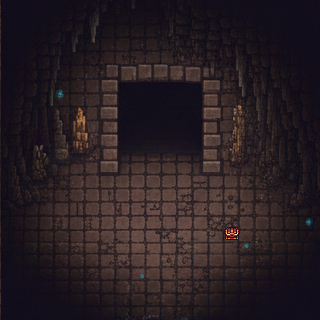

Tiled map render using the project's own tile images. Description and the whole map definition, tile-layer contents included, below:
An orthogonal 20x20 tile map with 16x16 px tiles, 2 tile layers (Calque de Tuiles 1, Calque de Tuiles 2), 2 tilesets and 19 objects (15x collision, exit_cave, spawn_cave, enter_cave_2, enter_cave_2_exit).

<map version="1.10" tiledversion="1.11.2" orientation="orthogonal" renderorder="right-down" width="20" height="20" tilewidth="16" tileheight="16" infinite="0" nextlayerid="4" nextobjectid="29">
 <tileset firstgid="1" source="Interieur-grotte-1.tsx" />
 <tileset firstgid="4097" source="All_Chest_Sprites_Combined.tsx" />
 <layer id="1" name="Calque de Tuiles 1" width="20" height="20">
  <data encoding="csv">
520,521,522,523,524,525,526,527,528,529,530,531,532,533,534,535,536,537,538,539,
584,585,586,587,588,589,590,591,592,593,594,595,596,597,598,599,600,601,602,603,
648,649,650,651,652,653,654,655,656,657,658,659,660,661,662,663,664,665,666,667,
712,713,714,715,716,717,718,719,720,721,722,723,724,725,726,727,728,729,730,731,
776,777,778,779,780,781,782,783,784,785,786,787,788,789,790,791,792,793,794,795,
840,841,842,843,844,845,846,847,848,849,850,851,852,853,854,855,856,857,858,859,
904,905,906,907,908,909,910,911,912,913,914,915,916,917,918,919,920,921,922,923,
968,969,970,971,972,973,974,975,976,977,978,979,980,981,982,983,984,985,986,987,
1032,1033,1034,1035,1036,1037,1038,1039,1040,1041,1042,1043,1044,1045,1046,1047,1048,1049,1050,1051,
1096,1097,1098,1099,1100,1101,1102,1103,1104,1105,1106,1107,1108,1109,1110,1111,1112,1113,1114,1115,
1160,1161,1162,1163,1164,1165,1166,1167,1168,1169,1170,1171,1172,1173,1174,1175,1176,1177,1178,1179,
1224,1225,1226,1227,1228,1229,1230,1231,1232,1233,1234,1235,1236,1237,1238,1239,1240,1241,1242,1243,
1288,1289,1290,1291,1292,1293,1294,1295,1296,1297,1298,1299,1300,1301,1302,1303,1304,1305,1306,1307,
1352,1353,1354,1355,1356,1357,1358,1359,1360,1361,1362,1363,1364,1365,1366,1367,1368,1369,1370,1371,
1416,1417,1418,1419,1420,1421,1422,1423,1424,1425,1426,1427,1428,1429,1430,1431,1432,1433,1434,1435,
1480,1481,1482,1483,1484,1485,1486,1487,1488,1489,1490,1491,1492,1493,1494,1495,1496,1497,1498,1499,
1544,1545,1546,1547,1548,1549,1550,1551,1552,1553,1554,1555,1556,1557,1558,1559,1560,1561,1562,1563,
1608,1609,1610,1611,1612,1613,1614,1615,1616,1617,1618,1619,1620,1621,1622,1623,1624,1625,1626,1627,
1672,1673,1674,1675,1676,1677,1678,1679,1680,1681,1682,1683,1684,1685,1686,1687,1688,1689,1690,1691,
1736,1737,1738,1739,1740,1741,1742,1743,1744,1745,1746,1747,1748,1749,1750,1751,1752,1753,1754,1755
</data>
 </layer>
 <layer id="3" name="Calque de Tuiles 2" width="20" height="20">
  <data encoding="csv">
0,0,0,0,0,0,0,0,0,0,0,0,0,0,0,0,0,0,0,0,
0,0,0,0,0,0,0,0,0,0,0,0,0,0,0,0,0,0,0,0,
0,0,0,0,0,0,0,0,0,0,0,0,0,0,0,0,0,0,0,0,
0,0,0,0,0,0,0,0,0,0,0,0,0,0,0,0,0,0,0,0,
0,0,0,0,0,0,0,0,0,0,0,0,0,0,0,0,0,0,0,0,
0,0,0,0,0,0,0,0,0,0,0,0,0,0,0,0,0,0,0,0,
0,0,0,0,0,0,0,0,0,0,0,0,0,0,0,0,0,0,0,0,
0,0,0,0,0,0,0,0,0,0,0,0,0,0,0,0,0,0,0,0,
0,0,0,0,0,0,0,0,0,0,0,0,0,0,0,0,0,0,0,0,
0,0,0,0,0,0,0,0,0,0,0,0,0,0,0,0,0,0,0,0,
0,0,0,0,0,0,0,0,0,0,0,0,0,0,0,0,0,0,0,0,
0,0,0,0,0,0,0,0,0,0,0,0,0,0,0,0,0,0,0,0,
0,0,0,0,0,0,0,0,0,0,0,0,0,0,0,0,0,0,0,0,
0,0,0,0,0,0,0,0,0,0,0,0,0,0,0,0,0,0,0,0,
0,0,0,0,0,0,0,0,0,0,0,0,0,0,4102,0,0,0,0,0,
0,0,0,0,0,0,0,0,0,0,0,0,0,0,0,0,0,0,0,0,
0,0,0,0,0,0,0,0,0,0,0,0,0,0,0,0,0,0,0,0,
0,0,0,0,0,0,0,0,0,0,0,0,0,0,0,0,0,0,0,0,
0,0,0,0,0,0,0,0,0,0,0,0,0,0,0,0,0,0,0,0,
0,0,0,0,0,0,0,0,0,0,0,0,0,0,0,0,0,0,0,0
</data>
 </layer>
 <objectgroup id="2" name="Calque d'Objets 1">
  <object id="1" type="collision" x="-0.666667" y="0" width="118" height="152.667" />
  <object id="2" type="collision" x="-1.33333" y="150.667" width="14" height="58" />
  <object id="3" type="collision" x="11.3333" y="153.333" width="18" height="48.6667" />
  <object id="4" type="collision" x="30" y="150.667" width="16.6667" height="30.6667" />
  <object id="5" type="collision" x="29.3333" y="179.333" width="11.3333" height="21.3333" />
  <object id="6" type="collision" x="98" y="150.667" width="20.6667" height="22.6667" />
  <object id="7" type="collision" x="117.333" y="1.33333" width="207.333" height="79.3333" />
  <object id="8" type="collision" x="204" y="79.3333" width="116.667" height="93.3333" />
  <object id="9" type="collision" x="276.667" y="168.667" width="47.3333" height="13.3333" />
  <object id="10" type="collision" x="300.667" y="174.667" width="20.6667" height="31.3333" />
  <object id="11" type="collision" x="289.333" y="192" width="14.6667" height="17.3333" />
  <object id="12" type="collision" x="-2" y="208" width="5.33333" height="117.333" />
  <object id="16" type="collision" x="-1.5" y="318.264" width="325" height="34" />
  <object id="17" type="collision" x="316" y="205.5" width="9" height="140.5" />
  <object id="22" name="exit_cave" x="121.297" y="313.439" width="82.5" height="56" />
  <object id="23" name="spawn_cave" x="156.419" y="285.567">
   <point />
  </object>
  <object id="25" name="enter_cave_2" x="117.571" y="81.1243" width="85.2393" height="29.3929" />
  <object id="26" name="enter_cave_2_exit" x="159.309" y="156.958">
   <point />
  </object>
  <object id="28" name="chest_cave_1" type="collision" x="224.5" y="227" width="15.375" height="12.9375" />
 </objectgroup>
</map>
